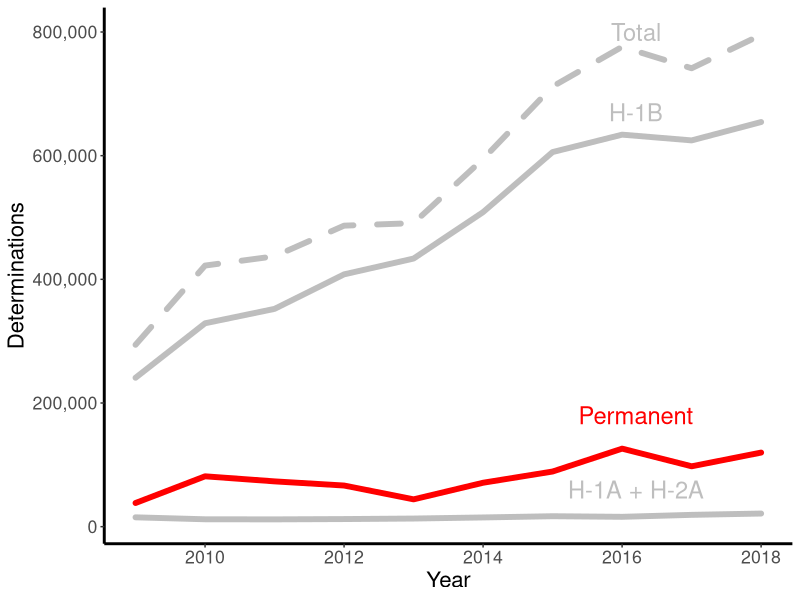

Write the R code that produced this figure.
library(tidyverse)


Year = c(2009:2018)
perm = c(38247,81412,73207,66488,44149,70998,89151,126143,97603,119776)
h1b = c(240801,328903,352214,408038,433586,508674,605809,633943,624650,654360)
h2a = c(7857,7378,7361,8047,8388,9405,10339,8684,10097,11698)
h2b = c(7217,4535,4409,4211,4710,5464,6521,7209,8970,9490)
total = perm + h1b + h2a + h2b

accentColor = 'red'

ggplot()+
  geom_line(mapping = aes(x=Year,y=total),color='grey',size=2,lineend='round',linetype=2)+
  geom_line(mapping = aes(x=Year,y=perm),color=accentColor,size=2,lineend='round')+
  geom_line(mapping = aes(x=Year,y=h1b),color='grey',size=2,lineend='round')+
  geom_line(mapping = aes(x=Year,y=h2a+h2b),color='grey',size=2,lineend='round')+
  theme(panel.background = element_rect(fill = 'white', colour = 'white'))+
  ylab('Determinations')+
  scale_y_continuous(breaks=seq(0,800000,by=200000),labels=c("0","200,000","400,000","600,000","800,000"))+
  theme( axis.line = element_line(colour = "black",size = 1, linetype = "solid"))+
  theme(text=element_text(size=16))+ 
  annotate("text", x = 2016.2, y = 800000, label = "Total",size=6,color='grey')+
  annotate("text", x = 2016.2, y = 670000, label = "H-1B",size=6,color='grey')+
  annotate("text", x = 2016.2, y = 180000, label = "Permanent",size=6,color=accentColor)+
  annotate("text", x = 2016.2, y = 60000, label = "H-1A + H-2A",size=6,color='grey')

  

  

